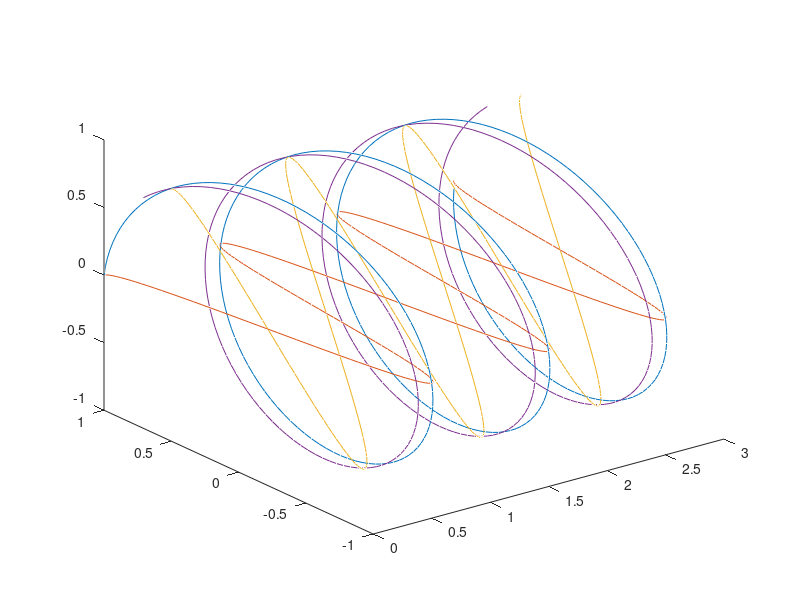
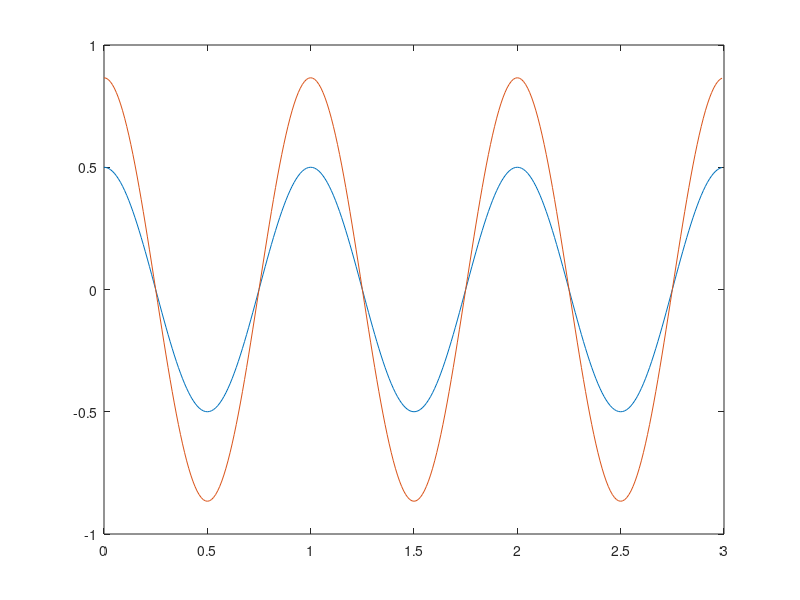

Source code (MATLAB) for these figures, in order:
Te=(0:299)*1/100;
f1 = exp(i*2*pi*Te);
fcos = (f1+conj(f1))/2;
fsin = (f1-conj(f1))/(2*i);
fcos_r = fcos * exp(i*pi/3);
f1_r   = f1*exp(i*pi/4);
figure()
plot3(Te,real(f1),imag(f1),
      Te,real(fcos),imag(fcos),
      Te,real(fcos_r),imag(fcos_r),
      Te,real(f1_r),imag(f1_r))
figure()
plot( Te,real(fcos_r),Te,imag(fcos_r))

